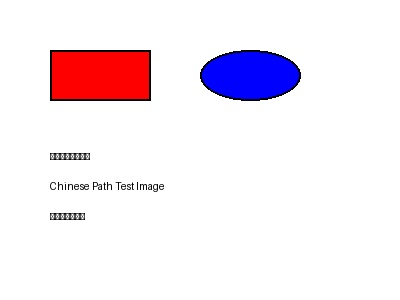
#> input picture 中文文件名测试.jpeg, 400 x 300 px
$ python -i image_utils.py   (imports and definitions only)
#> lines starting #> are read from the running program, lines starting #| are printed output that depends on the picture
#!/usr/bin/env python3
# -*- coding: utf-8 -*-
"""
图像工具函数模块
提供图像处理相关的工具函数
"""

import cv2
import numpy as np
import os
from datetime import datetime


# [192 lines left out: functions validate_image_path, get_image_info, resize_image, normalize_image, convert_color_space, generate_filename and 2 more, not called in this run]


def apply_histogram_equalization(image):
    """
    应用直方图均衡化

    Args:
        image (numpy.ndarray): 输入图像

    Returns:
        numpy.ndarray: 均衡化后的图像
    """
    if len(image.shape) == 3:
        # 彩色图像
        yuv = cv2.cvtColor(image, cv2.COLOR_RGB2YUV)
#> yuv: shape (300, 400, 3); mean of channels 0, 1, 2 238.1, 129.9, 132.1
        yuv[:, :, 0] = cv2.equalizeHist(yuv[:, :, 0])
#> yuv: shape (300, 400, 3); mean of channels 0, 1, 2 230.1, 129.9, 132.1
        return cv2.cvtColor(yuv, cv2.COLOR_YUV2RGB)
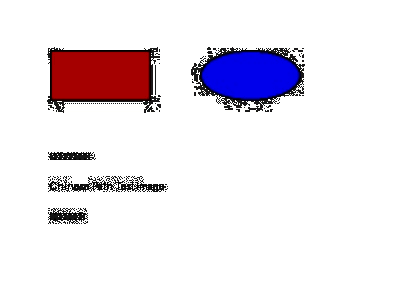
#> returned value: shape (300, 400, 3); mean R, G, B 235.4, 229.1, 236
    else:
        # 灰度图像
        return cv2.equalizeHist(image)


# [30 lines left out: function create_noise_image, not called in this run]

>>> import cv2
>>> picture = cv2.cvtColor(cv2.imread('../中文文件名测试.jpeg'), cv2.COLOR_BGR2RGB)
>>> result = apply_histogram_equalization(picture)
